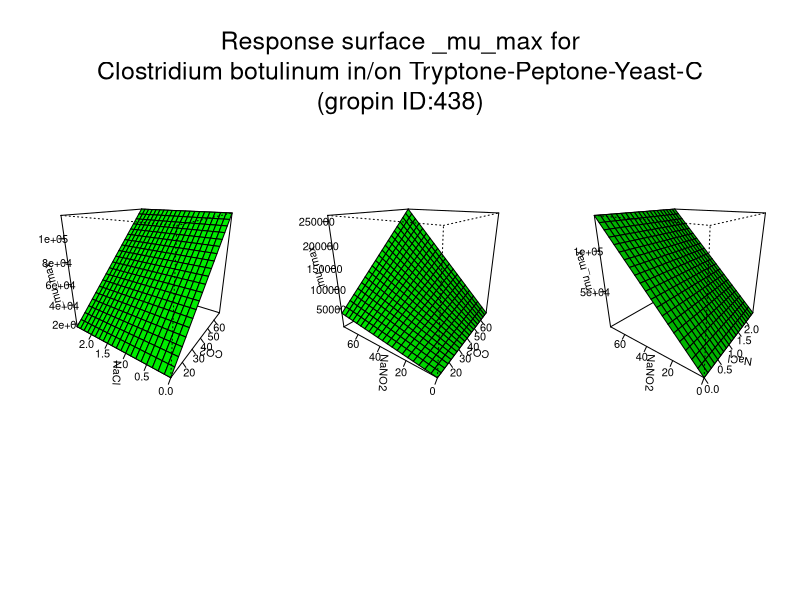

Source code (R):
#############################
# start of Parameter script
#############################
CO2 <- seq(10.01,69.9300699300699,length.out=21)
NaCl <- seq(0,2.4975024975025,length.out=21)
NaNO2 <- seq(0,74.9250749250749,length.out=21)
#############################
# end of Parameter script
#############################
############################# 
# start of Model script Gropin ID 438 
#############################
 
# constant coefficients for this model
 
variables <- data.frame(CO2,NaCl,NaNO2)
argumentsPar <- expand.grid(variables)
 
# heart of the model
response_surface <- function(CO2,NaCl,NaNO2) {
   mumax <-5.6+50*CO2*NaNO2+21*(NaCl^2)

return(mumax=mumax)
} 

# output parameters
responseSurface <- cbind(argumentsPar,response_surface(argumentsPar['CO2'],argumentsPar['NaCl'],argumentsPar['NaNO2']))
colnames(responseSurface) <- c(colnames(argumentsPar),'mumax')
#############################
# End of Model script
#############################
############################# 
# start of Visualisation script Gropin ID 438 
#############################
argPar1 <- expand.grid(CO2,NaCl)
argPar2 <- expand.grid(CO2,NaNO2)
argPar3 <- expand.grid(NaCl,NaNO2)
z1 <- matrix(unlist(response_surface(argPar1[1],argPar1[2],NaNO2[10])),nrow=21)
z2 <- matrix(unlist(response_surface(argPar2[1],NaCl[10],argPar2[2])),nrow=21)
z3 <- matrix(unlist(response_surface(CO2[10],argPar3[1],argPar3[2])),nrow=21)
par(mfrow = c(1,3))
persp(CO2,NaCl,z1,col = 'green',xlab='CO2',ylab='NaCl',zlab='_mu_max',theta=305,phi=20,shade=0.25,ticktype = 'detailed')
persp(CO2,NaNO2,z2,col = 'green',xlab='CO2',ylab='NaNO2',zlab='_mu_max',theta=305,phi=20,shade=0.25,ticktype = 'detailed')
persp(NaCl,NaNO2,z3,col = 'green',xlab='NaCl',ylab='NaNO2',zlab='_mu_max',theta=305,phi=20,shade=0.25,ticktype = 'detailed')
mtext('Response surface _mu_max for
Clostridium botulinum in/on Tryptone-Peptone-Yeast-C
(gropin ID:438)',outer=T,  cex=1.5, line=-8.5, side=3)
#############################
# End of Visualisation script
#############################
